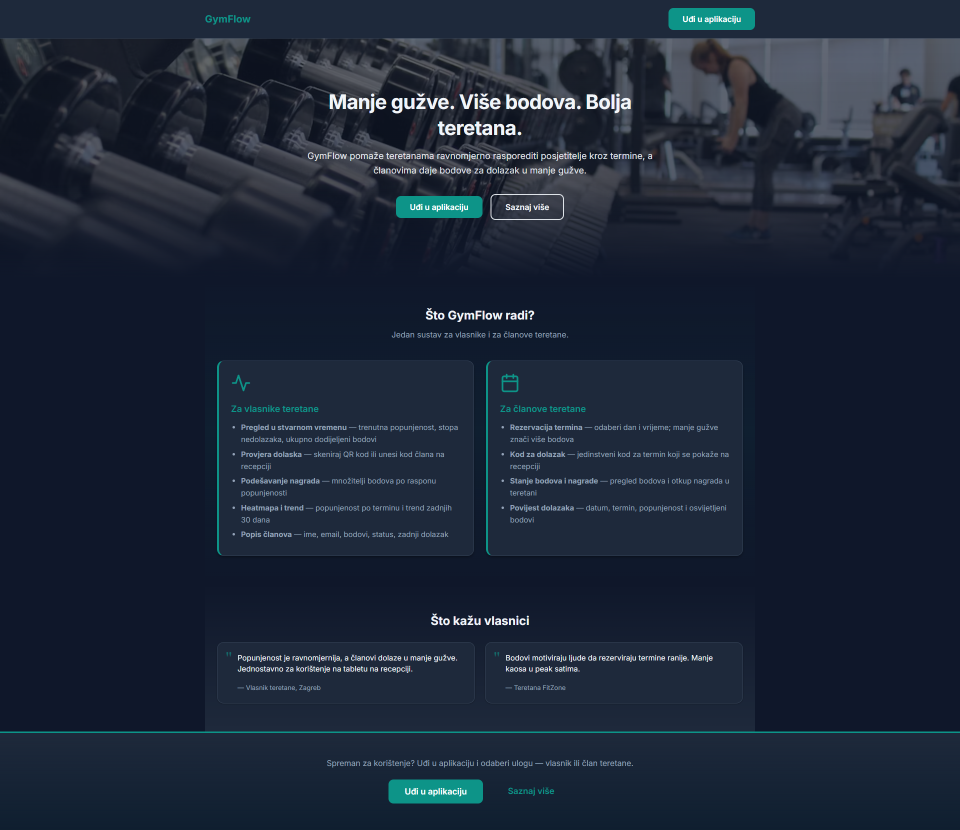
#> input picture internal-docs/archive-assets/images/gymflow/landing.png, 1920 x 1659 px, found by its file name (shown at 1/2 size)
$ python gymflow-collage.py
#> lines starting #> are read from the running program, lines starting #| are printed output that depends on the picture
#!/usr/bin/env python3
"""
GymFlow portfolio collage: composite 3 screenshots into one image (no blur).
Softify style: one collage per project.
"""
from pathlib import Path
from PIL import Image

PROJECT_ROOT = Path(__file__).resolve().parent.parent
SOURCE_DIR = PROJECT_ROOT / "NMSloux" / "assets" / "images" / "gymflow"
OUT_COLLAGE = PROJECT_ROOT / "NMSloux" / "assets" / "images" / "gymflow-portfolio-collage.png"

IMAGE_ORDER = ["landing.png", "vlasnik.png", "clan.png"]
COLLAGE_ROW_HEIGHT = 380
COLLAGE_PADDING = 12
COLLAGE_BG = (18, 18, 24)


def main():
    if not SOURCE_DIR.is_dir():
        raise SystemExit(f"Source directory not found: {SOURCE_DIR}")
    missing = [f for f in IMAGE_ORDER if not (SOURCE_DIR / f).is_file()]
    if missing:
        raise SystemExit(f"Missing images in {SOURCE_DIR}: {missing}")

    images = []
    for name in IMAGE_ORDER:
        path = SOURCE_DIR / name
        img = Image.open(path).convert("RGB")
        r = COLLAGE_ROW_HEIGHT / img.height
#> r = 0.229
        new_w = int(img.width * r)
#> new_w = 439
        images.append(img.resize((new_w, COLLAGE_ROW_HEIGHT), Image.Resampling.LANCZOS))

    total_w = sum(im.width for im in images) + COLLAGE_PADDING * (len(images) + 1)
#> total_w = 1393
    total_h = COLLAGE_ROW_HEIGHT + COLLAGE_PADDING * 2
    out = Image.new("RGB", (total_w, total_h), COLLAGE_BG)
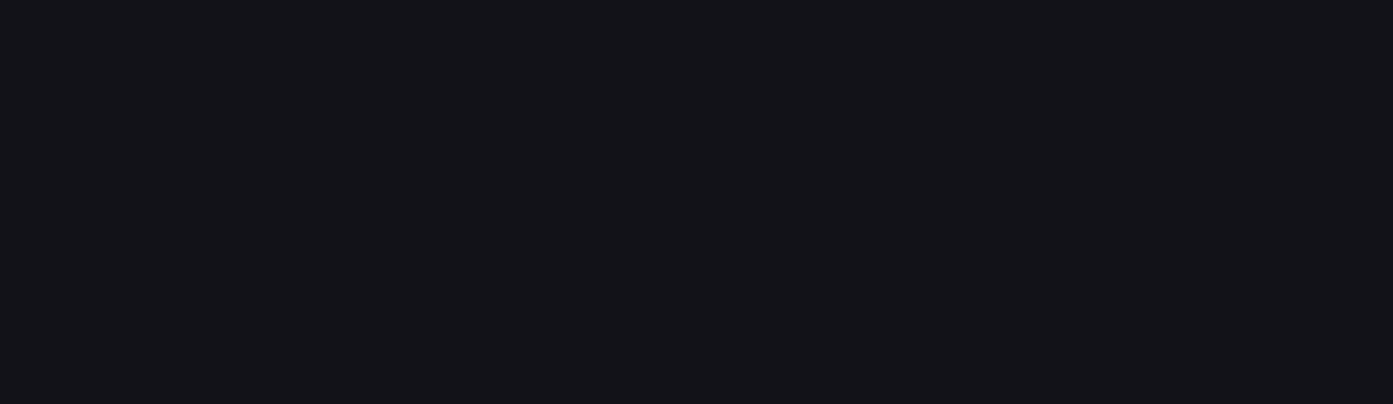
#> out: PIL image 1393x404 RGB; mean R, G, B 18, 18, 24
    x = COLLAGE_PADDING
    for im in images:
        out.paste(im, (x, COLLAGE_PADDING))
        x += im.width + COLLAGE_PADDING
#> this loop made 3 passes
#> x on passes 1 to 3: 463, 813, 1393
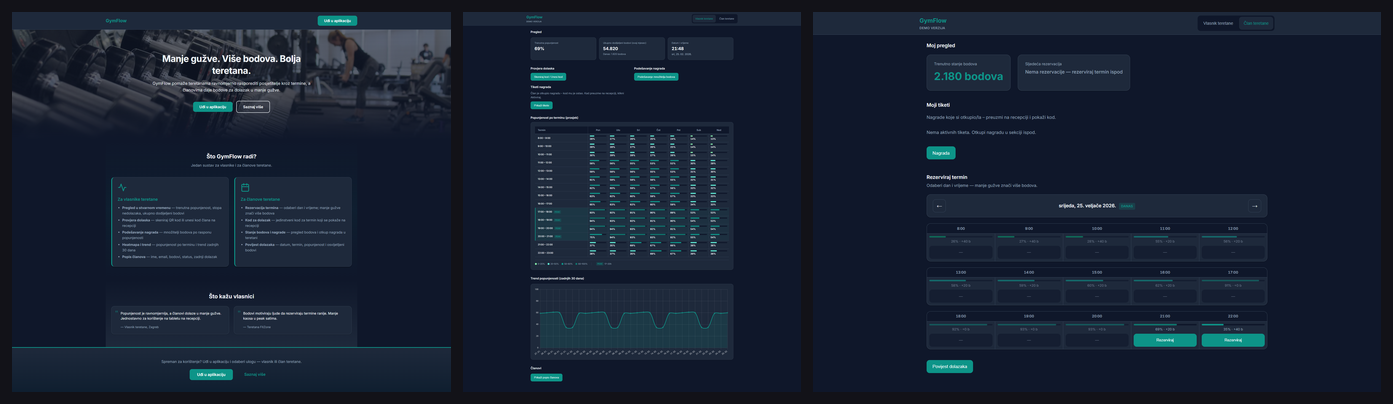
#> out: PIL image 1393x404 RGB; mean R, G, B 22.7, 32.6, 49.1
#> after the loop, x = 1393

    OUT_COLLAGE.parent.mkdir(parents=True, exist_ok=True)
    out.save(OUT_COLLAGE, "PNG", optimize=True)
    print(f"Saved: {OUT_COLLAGE}")


if __name__ == "__main__":
    main()
